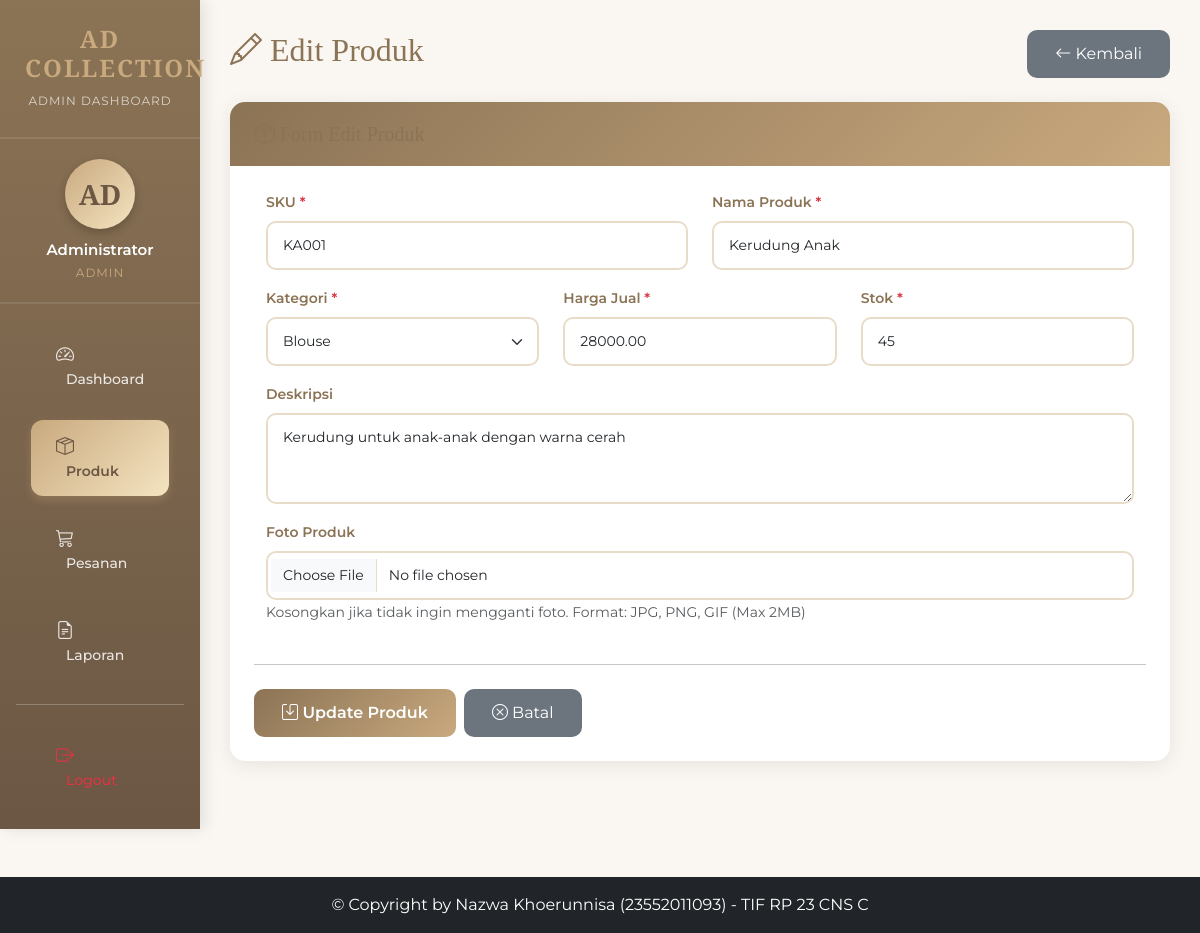
Before: /products/edit.php?id=4 (signed in) with the older database file.
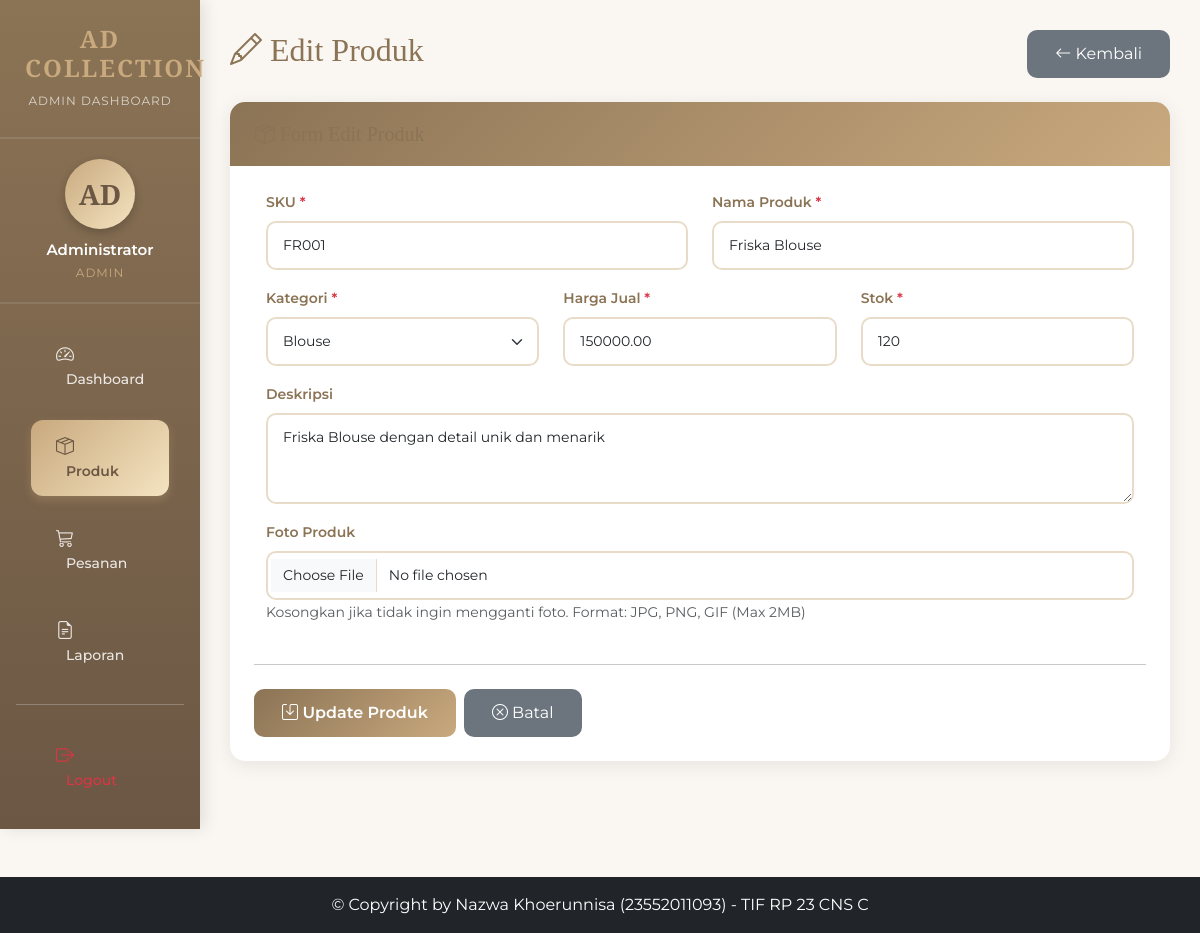
After: the same page with the newer database file.
### tables this page shows
CREATE TABLE IF NOT EXISTS products (
    id INT PRIMARY KEY AUTO_INCREMENT,
    nama_produk VARCHAR(100) NOT NULL,
    sku VARCHAR(50) UNIQUE NOT NULL,
    kategori VARCHAR(50) NOT NULL,
    deskripsi TEXT,
    harga_beli DECIMAL(10, 2) NOT NULL,
    harga_jual DECIMAL(10, 2) NOT NULL,
    stok INT NOT NULL DEFAULT 0,
    foto_produk VARCHAR(255),
    platform ENUM('tiktok', 'shopee', 'manual') DEFAULT 'manual',
    created_at TIMESTAMP DEFAULT CURRENT_TIMESTAMP,
    updated_at TIMESTAMP DEFAULT CURRENT_TIMESTAMP ON UPDATE CURRENT_TIMESTAMP
);

### products/edit.php (the view, shortened to what this page needs)
<?php
require_once '../config/database.php';
$id = intval($_GET['id'] ?? 0);
$query = "SELECT * FROM products WHERE id = $id";
$result = mysqli_query($conn, $query);
$product = mysqli_fetch_assoc($result);
include '../includes/header.php';
?>
<div class="container-fluid">
    <div class="row">
        <?php include '../includes/sidebar.php'; ?>
        <main class="col-12 col-md-10 main-content">
            <div class="d-flex justify-content-between align-items-center mb-4">
                <h2 style="color: var(--primary-brown);">
                    <i class="bi bi-pencil"></i> Edit Produk
                </h2>
                <a href="index.php" class="btn btn-secondary">
                    <i class="bi bi-arrow-left"></i> Kembali
                </a>
            </div>
            <div class="card">
                <div class="card-header">
                    <h5 class="mb-0"><i class="bi bi-box-seam"></i> Form Edit Produk</h5>
                </div>
                <div class="card-body p-4">
                    <form action="update.php" method="POST" enctype="multipart/form-data">
                        <div class="row">
                            <div class="col-md-6 mb-3">
                                <label class="form-label">SKU <span class="text-danger">*</span></label>
                                <input type="text" name="sku" class="form-control"
                                       value="<?= $product['sku'] ?>" required>
                            </div>
                            <div class="col-md-6 mb-3">
                                <label class="form-label">Nama Produk <span class="text-danger">*</span></label>
                                <input type="text" name="nama_produk" class="form-control"
                                       value="<?= $product['nama_produk'] ?>" required>
                            </div>
                            <div class="col-md-4 mb-3">
                                <label class="form-label">Kategori <span class="text-danger">*</span></label>
                                <select name="kategori" class="form-select" required>
                                    <option value="Blouse" <?= $product['kategori'] == 'Blouse' ? 'selected' : '' ?>>Blouse</option>
                                </select>
                            </div>
                            <div class="col-md-4 mb-3">
                                <label class="form-label">Harga Jual <span class="text-danger">*</span></label>
                                <input type="number" name="harga_jual" class="form-control"
                                       value="<?= $product['harga_jual'] ?>" required min="0" step="1000">
                            </div>
                            <div class="col-md-4 mb-3">
                                <label class="form-label">Stok <span class="text-danger">*</span></label>
                                <input type="number" name="stok" class="form-control"
                                       value="<?= $product['stok'] ?>" required min="0">
                            </div>
                            <div class="col-md-12 mb-3">
                                <label class="form-label">Deskripsi</label>
                                <textarea name="deskripsi" class="form-control" rows="3"><?= $product['deskripsi'] ?></textarea>
                            </div>
                            <div class="col-md-12 mb-3">
                                <label class="form-label">Foto Produk</label>
                                <input type="file" name="foto" class="form-control"
                                       accept="image/jpeg,image/jpg,image/png,image/gif">
                                <small class="text-muted">Kosongkan jika tidak ingin mengganti foto. Format: JPG, PNG, GIF (Max 2MB)</small>
                            </div>
                        </div>
                        <hr class="my-4">
                        <div class="d-flex gap-2">
                            <button type="submit" class="btn btn-primary">
                                <i class="bi bi-save"></i> Update Produk
                            </button>
                            <a href="index.php" class="btn btn-secondary">
                                <i class="bi bi-x-circle"></i> Batal
                            </a>
                        </div>
                    </form>
                </div>
            </div>
        </main>
    </div>
</div>
<?php include '../includes/footer.php'; ?>

Changed rows visible on the page:
changed products: sku "KA001" → "FR001"; nama_produk "Kerudung Anak" → "Friska Blouse"; kategori (not shown) → "Blouse"; harga_jual "28000.00" → "150000.00"; stok "45" → "120"; deskripsi "Kerudung untuk anak-anak dengan warna cerah" → "Friska Blouse dengan detail unik dan menarik"
Other visible differences:
form field kategori: "Blouse" → (not shown)
